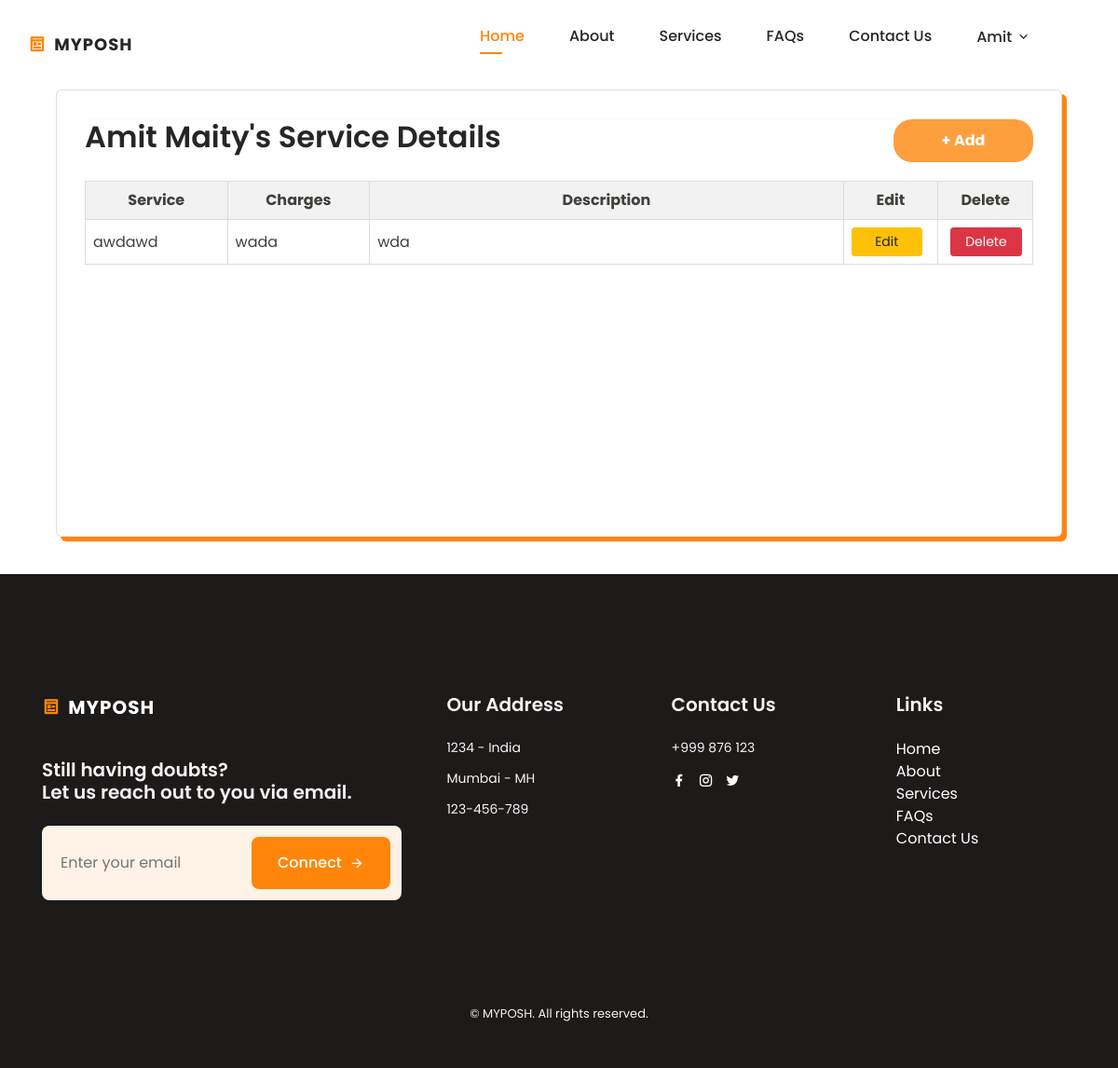
Screenshot of /profile/service/create (signed in) with the database file from the repository.
### posh/models.py (models this page shows)
class PoshUser(AbstractBaseUser, PermissionsMixin):
    username = models.CharField(max_length=100, unique=True, primary_key=True)
    email = models.EmailField(unique=True, blank=False)
    phone = models.CharField(max_length=15, unique=True, blank=False)
    start_date = models.DateTimeField(default=timezone.now)
    is_staff = models.BooleanField(default=False)
    is_active = models.BooleanField(default=False)
    type = models.CharField(max_length=50, blank=False)  # To distinguish between user types
    objects = PoshUserManager()
    USERNAME_FIELD = 'username'
    REQUIRED_FIELDS = ['email', 'phone']

class IndividualUser(PoshUser):
    prefix = models.CharField(max_length=10, blank=False)
    fname = models.CharField(max_length=150, blank=False)
    mname = models.CharField(max_length=150, blank=False)
    lname = models.CharField(max_length=150, blank=False)
    dob = models.DateField(blank=False)
    gender = models.CharField(max_length=10, blank=False)
    occupation = models.CharField(max_length=100, blank=False)
    state = models.CharField(max_length=100, blank=False)
    city = models.CharField(max_length=100, blank=False)
    pincode = models.CharField(max_length=10, blank=False)
    profile_pic = models.ImageField(blank=True, upload_to='users/')
    aadhar = models.CharField(max_length=20, blank=True)
    marital = models.CharField(max_length=10, blank=True)
    description = models.TextField(max_length=500, blank=True)
    current_member = models.CharField(max_length=10, blank=True)
    association = models.CharField(max_length=10, blank=True)
    firm_name = models.CharField(max_length=150, blank=True)
    firm_uid = models.CharField(max_length=15, blank=True)
    is_visible = models.BooleanField(default=False)
    timestamp = models.DateTimeField(auto_now_add=True)
    class Meta:
        verbose_name = 'Individual User'
        verbose_name_plural = 'Individual Users'

class Service(models.Model):
    user = models.ForeignKey(settings.AUTH_USER_MODEL, on_delete=models.CASCADE, related_name='service')
    service_name = models.CharField(max_length=100, null=False, blank=False)
    service_charge = models.CharField(max_length=100, null=False, blank=False)
    service_description = models.CharField(max_length=255, null=True, blank=True)

### posh/views.py (the view, shortened to what this page needs)
# urls.py: path('profile/service/create', views.service, name="service"),
@login_required
def service(request):
    user = request.user
    user = get_object_or_404(IndividualUser, username = request.user)
    service_list = user.service.all()  # Fetch all related education instances
    context = {
        'user': user,
        'service_list': service_list,
    }
    return render(request, 'service.html', context)

### posh/templatetags/get_group.py (called while the page is built)
@register.filter(name='has_group')
def has_group(user, group_name):
    return user.groups.filter(name=group_name).exists()

### posh/templates/service.html (shortened to what this page needs)
{% extends "base.html" %}
{% load static %}
{% block stylescss %}
<link rel="stylesheet" href="https://stackpath.bootstrapcdn.com/bootstrap/4.5.2/css/bootstrap.min.css">
<link href="https://cdn.jsdelivr.net/npm/bootstrap@4.5.0/dist/css/bootstrap.min.css" rel="stylesheet">
<link rel="stylesheet" href="{% static 'assets/css/list_item.css' %}">
<link rel="stylesheet" href="{% static 'assets/css/profile.css' %}">
<link rel="stylesheet" href="https://cdn.jsdelivr.net/npm/intl-tel-input@19.5.5/build/css/intlTelInput.css">
<link rel="stylesheet" href="https://cdnjs.cloudflare.com/ajax/libs/intl-tel-input/17.0.8/css/intlTelInput.css"/>
{% endblock %}
{% block content %}
<div class="container light-style flex-grow-1 container-p-y">
    <div class="card overflow-hidden" style="min-height: 30rem">
        <div class="row no-gutters row-bordered row-border-light">
            <div class="col-md-12">
                <div class="tab-content">
                    <div class="tab-pane fade active show" id="account-general">
                        <hr class="border-light m-0">
                        <div class="container-service">
                            <div class="add_service">
                                <h2>{{ user.fname }} {{ user.lname }}'s Service Details</h2>
                                <button type='button' id="add-service-btn" data-toggle="modal" data-target="#addServiceModal">+ Add</button>
                            </div>
                        <div id="service-section">
                            <table id="service-table">
                                <thead>
                                    <tr>
                                        <th>Service</th>
                                        <th>Charges</th>
                                        <th>Description</th>
                                        <th>Edit</th>
                                        <th>Delete</th>
                                    </tr>
                                </thead>
                                <tbody>
                                    {% if service_list %}
                                        {% for service in service_list %}
                                            <tr>
                                                <td>{{ service.service_name }}</td>
                                                <td>{{ service.service_charge }}</td>
                                                <td>
                                                {{ service.service_description }}<br>
                                                </td>
                                                <td>
                                                    <button id="editbtn" class="btn btn-warning btn-sm edit-button" data-toggle="modal" data-target="#editServiceModal" data-pk="{{ service.id }}">Edit</button>
                                                </td>
                                                <td>
                                                    <a href="{% url 'delete_service' service.id %}">
                                                        <button id="deletebtn" class="btn btn-danger btn-sm delete-button">Delete</button>
                                                    </a>
                                                </td>
                                            </tr>
                                        {% endfor %}
                                    {% else %}
                                        <tr>
                                            <td colspan="5">No service records found.</td>
                                        </tr>
                                    {% endif %}
                                </tbody>
                            </table>
                        </div>
                        </div>
                    </div>
                </div>
            </div>
        </div>
    </div>
</div>
{% endblock %}

### posh/templates/header.html (shortened to what this page needs)
{% load static %}
<!DOCTYPE html>
<html lang="en">
<head>
    <link href="https://cdn.jsdelivr.net/npm/remixicon@4.2.0/fonts/remixicon.css" rel="stylesheet"/>
    <link rel="stylesheet" href="https://stackpath.bootstrapcdn.com/bootstrap/4.5.2/css/bootstrap.min.css">
    <link href="https://cdn.jsdelivr.net/npm/bootstrap@4.5.0/dist/css/bootstrap.min.css" rel="stylesheet">
    <link rel="stylesheet" href="{% static 'assets/css/main.css' %}">
    <link rel="stylesheet" href="{% static 'assets/css/profile.css' %}">
</head>
<body>
    <header class="header" id="header">
        <nav class="nav container">
            <a href="{% url 'home' %}" class="nav__logo">
                <i class="ri-pages-line nav__logo-icon"></i>MYPOSH
            </a>
            <div class="nav__menu" id="nav-menu">
                <ul class="nav__list">
                    <li class="nav__item">
                        <a href="{% url 'home' %}#home" class="nav__link active-link">Home</a>
                    </li>
                    <li class="nav__item">
                        <a href="{% url 'home' %}#about" class="nav__link">About</a>
                    </li>
                    <li class="nav__item">
                        <a href="{% url 'home' %}#services" class="nav__link">Services</a>
                    </li>
                    <li class="nav__item">
                        <a href="{% url 'home' %}#faqs" class="nav__link">FAQs</a>
                    </li>
                    <li class="nav__item">
                        <a href="{% url 'home' %}#contact" class="nav__link">Contact Us</a>
                    </li>
                    {% if request.user.is_authenticated %}
                        {% load get_group %}
                        {% if request.user|has_group:"IND" %}
                            <li class="nav__item dropdown__item">
                                <div class="nav__link">
                                    {{request.user.individualuser.fname}}
                                    <i class="ri-arrow-down-s-line dropdown__arrow-down"></i>
                                </div>
                                {% endif %}
                {% endif %}
            </div>
        </nav>
    </header>

### static/assets/css/main.css (style rules this page uses)
:root { --header-height: 3.5rem; --first-color: hsl(30, 100%, 52%); --first-color-alt: hsl(29, 54%, 73%); --first-color-light: hsl(30, 100%, 85%); --first-color-lighten: hsl(30, 100%, 95%); --title-color: hsl(30, 3%, 15%); --text-color: hsl(30, 4%, 25%); --text-color-light: hsl(30, 4%, 45%); --body-color: hsl(30, 0%, 100%);; --container-color: #FFF; --background-footer-color: rgb(29, 26, 26); --footer-text-color: rgb(245, 244, 244); --body-font: 'Poppins', sans-serif; --big-font-size: 2rem; --h1-font-size: 1.5rem; --h2-font-size: 1.25rem; --h3-font-size: 1rem; --normal-font-size: .938rem; --small-font-size: .813rem; --smaller-font-size: .75rem; --font-medium: 500; --font-semi-bold: 600; --mb-0-5: .5rem; --mb-0-75: .75rem; --mb-1: 1rem; --mb-1-5: 1.5rem; --mb-2: 2rem; --mb-2-5: 2.5rem; --z-tooptip: 10; --z-fixed: 100; }
@media screen and (min-width: 1000px) { :root { --big-font-size: 3.5rem; --h1-font-size: 2.25rem; --h2-font-size: 1.5rem; --h3-font-size: 1.25rem; --normal-font-size: 1rem; --small-font-size: .875rem; --smaller-font-size: .813rem; } }
* { box-sizing: border-box; padding: 0; margin: 0; text-decoration: none !important; }
html { scroll-behavior: smooth; }
body, button, input, textarea { font-family: var(--body-font); font-size: var(--normal-font-size); }
body { margin: var(--header-height) 0 0 0; background-color: var(--body-color); color: var(--text-color); transition: .4s; }
button { cursor: pointer; border: none; outline: none; }
h1, h2, h3 { color: var(--title-color); font-weight: var(--font-semi-bold); }
ul { list-style: none; }
a { max-width: 100%; height: auto; }
.container { max-width: 968px; margin-left: var(--mb-1-5); margin-right: var(--mb-1-5); }
.header { width: 100%; background-color: var(--body-color); position: fixed; top: 0; left: 0; z-index: var(--z-fixed); transition: .4s; }
.nav { height: var(--header-height); display: flex; justify-content: space-between; align-items: center; }
.nav__logo, .nav__toggle, .nav__close { color: var(--title-color); }
.nav__logo { text-transform: uppercase; font-weight: 700; letter-spacing: 1px; display: inline-flex; align-items: center; column-gap: .5rem; transition: .3s; }
.nav__logo-icon { font-size: 1.15rem; color: var(--first-color); }
.nav__list { display: flex; flex-direction: column; row-gap: 1.5rem; }
.nav__link { color: var(--title-color); font-weight: var(--font-medium); transition: .3s; }
.active-link { position: relative; color: var(--first-color); }
.active-link::after { content: ''; position: absolute; bottom: -.5rem; left: 0; width: 50%; height: 2px; background-color: var(--first-color); }
@media screen and (min-width: 767px) { body { margin: 0; } }
@media screen and (min-width: 767px) { .nav { height: calc(var(--header-height) + 1.5rem); column-gap: 3rem; } }
@media screen and (min-width: 767px) { .nav__list { flex-direction: row; column-gap: 3rem; } }
@media screen and (min-width: 767px) { .nav__menu { margin-left: auto; margin-top: 15px; } }
@media screen and (min-width: 767px) { .dropdown__item, .dropdown__subitem { position: relative; } }
@media screen and (min-width:992px) { .container { margin-left: auto; margin-right: auto; } }
@media screen and (min-width:992px) { .nav__logo { margin-top: 15px; font-size: large; } }
@media screen and (min-width:992px) { .dropdown__item, .dropdown__subitem { position: relative; } }
@media screen and (min-width:1200px) { .nav__logo { margin-top: 15px; font-size: large; } }
@media screen and (min-width:1200px) { .dropdown__item, .dropdown__subitem { position: relative; } }
.dropdown__item { cursor: pointer; }
.dropdown__arrow-down { font-weight: initial; transition: transform .4s; }

### static/assets/css/list_item.css (style rules this page uses)
button { padding: 8px; background-color: hsl(30, 100%, 62%); color: #fff; width: 150px; font-size: large; font-weight: bolder; border-radius: 20px; border: none; cursor: pointer; }
.add_education, .add_service, .add_certification, .add_experience { display: flex; flex-direction: row; justify-content: space-between; }
button.btn.btn-danger.btn-sm, button.btn.btn-warning.btn-sm.mr-2 { width: 100px; margin-left: 5px; }

### rows the page displays
PoshUser: user.individualuser.fname "Amit"
IndividualUser: fname "Amit", lname "Maity"
Service: service_name "awdawd", service_charge "wada", service_description "wda"
